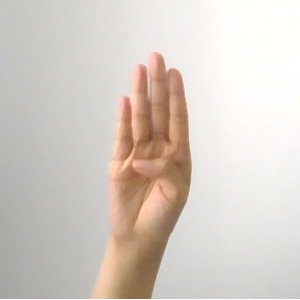
#> input picture test/1/20.jpg, 300 x 300 px, found by its file name
$ jupyter execute --allow-errors orb.ipynb
#> lines starting #> are read from the running program, lines starting #| are printed output that depends on the picture
[cell 1]
import os
import cv2
import matplotlib.pyplot as plt
import numpy as np
from sklearn.metrics import accuracy_score
from sklearn.decomposition import PCA

[cell 2]
orb = cv2.ORB_create()
# sift = cv2.SIFT_create()

[cell 3]
path_train = "data/train/"
path_test = "data/test/"

[cell 4]
data = []
gestures = []
gestures_test = []
best_matches = 0
#> (the rest of this cell did not finish here and is left out)

[cell 5]
# print(gestures_test)
print(gestures)

[cell 6]
from sklearn.cluster import KMeans
from sklearn.neighbors import KNeighborsClassifier

# Prepare data for the classifier
x_train = []
y_train = []

x_test = []
y_test = []


for gesture_id, descriptors in gestures:
    for descriptor in descriptors:
        x_train.append(descriptor)
        y_train.append(int(gesture_id))

for gesture_id, descriptors in gestures_test:
    for descriptor in descriptors:
        x_test.append(descriptor)
        y_test.append(int(gesture_id))

x_train = np.array(x_train, dtype=np.float32)
y_train = np.array(y_train)

x_test = np.array(x_test, dtype=np.float32)
y_test = np.array(y_test)

pca = PCA(n_components=0.95)
#> (the rest of this cell did not finish here and is left out)

#> (a cell that did not finish here is left out)

[cell 8]
# from sklearn.cluster import KMeans
# from sklearn.neighbors import KNeighborsClassifier

# # Prepare data for the classifier
# X = []
# y = []

# for gesture_id, descriptors in gestures:
#     for descriptor in descriptors:
#         X.append(descriptor)
#         y.append(int(gesture_id))

# # kmeans = KMeans(n_clusters=100)
# # all_descriptors = np.vstack(X)
# # kmeans.fit(all_descriptors)

# # def create_bovw_feature(image_descriptors):
# #     words = kmeans.predict(image_descriptors)
# #     bovw_histogram, _ = np.histogram(words, bins=range(100))
# #     return bovw_histogram

# # for desc in all_descriptors:
# #     bowv_feature = create_bovw_feature(desc)
# #     X.append(bowv_feature)

# X = np.array(X, dtype=np.float32)
# y = np.array(y)

# # Train a KNN classifier
# knn = KNeighborsClassifier(n_neighbors=5)
# knn.fit(X, y)

[cell 9]
def recognize_gesture(img_path):
    # keypoints, descriptors = orb.detectAndCompute(img, None)
#> called with img_path = './data/test/0/20.jpg'
    target = cv2.imread(img_path)
#> target is the input picture: shape (300, 300, 3); mean B, G, R 197.7, 205.3, 214.3
    target = cv2.cvtColor(target, cv2.COLOR_BGR2RGB)
    process_target = cv2.cvtColor(target, cv2.COLOR_RGB2GRAY)
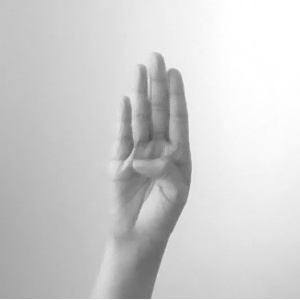
#> process_target: shape (300, 300); min 80, max 255, mean 207.2
    process_target = cv2.medianBlur(process_target, 3)
    process_target = cv2.equalizeHist(process_target)
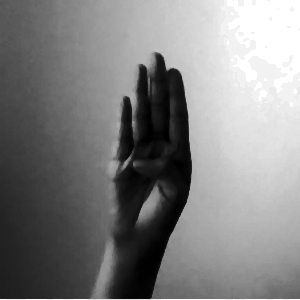
#> process_target: shape (300, 300); min 0, max 255, mean 129
    keypoints, descriptors = orb.detectAndCompute(process_target, None)
#> keypoints = 202 keypoints; strongest (x, y, size): (167, 68, 44.6), (168, 67, 53.6), (167, 69, 31), (166, 66, 64.3)
    # descriptors = np.float32(descriptors)

    if descriptors is not None:
        predictions = knn.predict(descriptors)
        gesture = np.bincount(predictions).argmax()  # Get the most common gesture prediction
        return gesture
    else:
        return "No keypoints found"

target_path = "./data/test/"
# recognized_gesture = recognize_gesture(target)
# print(f"Recognized gesture: {recognized_gesture}")
gesture_mapping = {0: 'A', 1: 'B', 2: 'C', 3:'D', 4:'E', 5:'F', 6:'G', 7:'H', 8:'I', 9:'K', 10:'L', 11:'M', 12:'N', 13:'O', 14:'P', 15:'Q', 16:'R', 17:'S', 18:'T', 19:'U', 20:'V', 21:'W', 22:"X", 23:'Y', 24:'1', 25:'2', 26:'3', 27:'4', 28:'5', 29:'6', 30:'7', 31:'8', 32: '9'}

i = 1
#> (the rest of this cell did not finish here and is left out)
